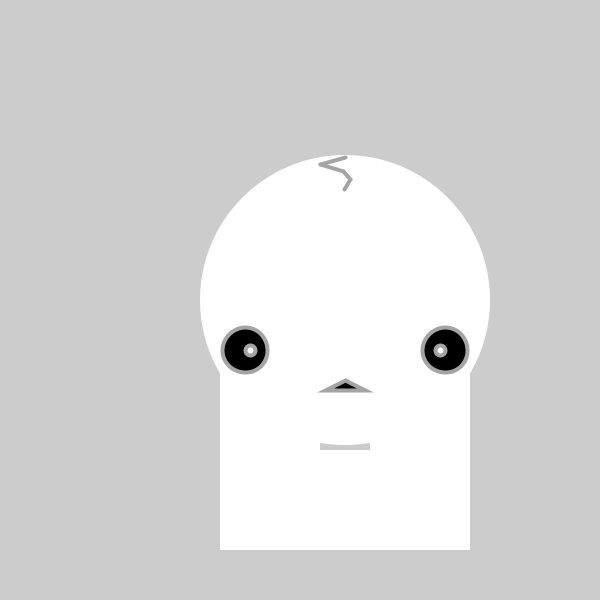
Frame 1 (no input)
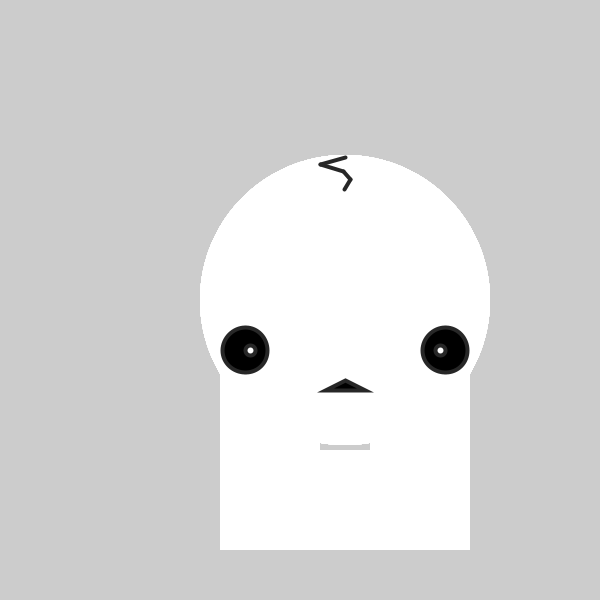
Frame 60 (the mouse pressed at the canvas centre just before this capture)
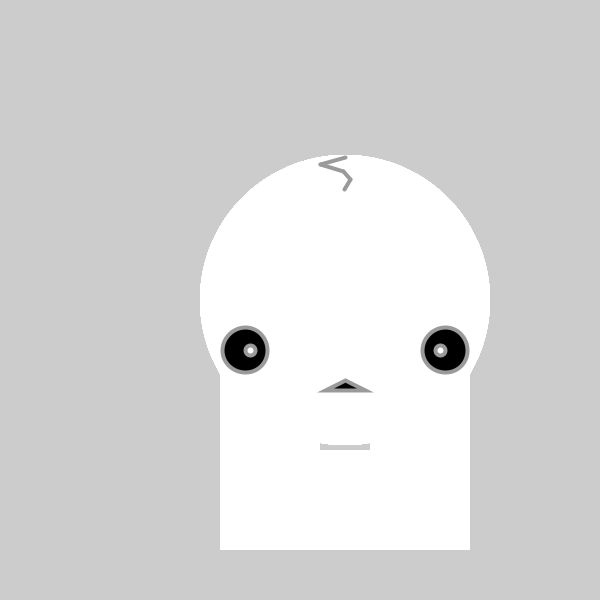
Frame 120 (the mouse held since frame 60 and released just before this capture)

The Processing sketch that drew these frames (run headless with seeded random() and noise(); from frame 60 on, the mouse is pressed at the canvas centre):

// Processing sketch: processing_113216
// ── processing_113216.pde

//Christian Murphy
// September 2013

void setup()
{
  size( 600, 600 );
  
}

void draw()
{
  skull(45, 100);
}

void skull(int x, int y)
{
  noStroke();
  fill(255);
  ellipse( x + 300, y + 200, 290, 290);
  rect(x + 175, y + 350, 250, 100);
  rect(x + 175, y + 350, 100, - 150);
  rect(x + 425, y + 350, - 100, - 150);
  
  //eyes nose mouth
  fill(0);
  strokeWeight(4);
  stroke(random(255));
  ellipse(x + 200, y + 250, 45, 45);
  ellipse(x + 400, y + 250, 45, 45);
  triangle(x + 300, y + 280, x + 320, y + 290, x + 280, y + 290);
  line(x + 300, y + 57, x + 275, y + 64);
  line(x + 275, y + 64, x + 298, y + 71);
  line(x + 298, y + 71, x + 305, y + 79);
  line(x + 305, y + 79, x + 299, y + 89);
  fill(255);
  ellipse(x + 205, y + 250, 10, 10);
  ellipse(x + 395, y + 250, 10, 10);
 
  
}

void mousePressed()
  {
    background(random(255));
   ellipse( mouseX, mouseY, 1, 1);
   
   
  }
